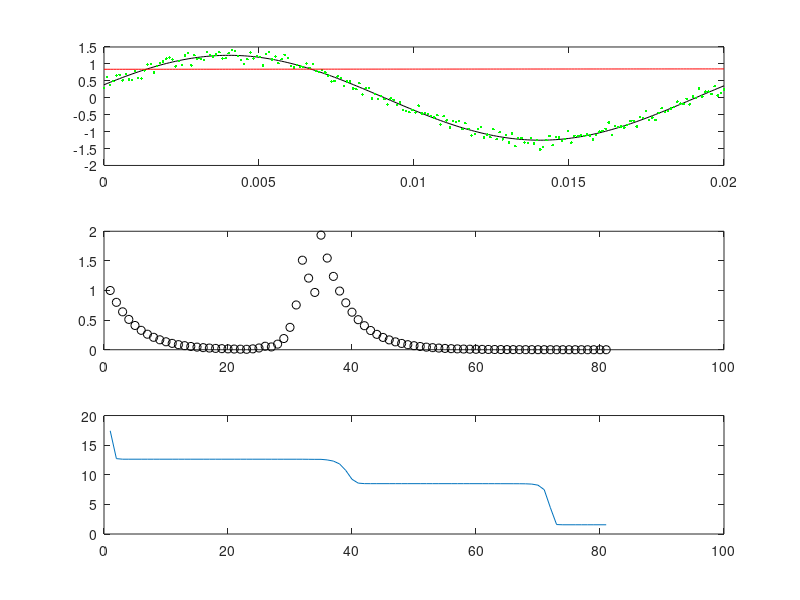

Write MATLAB code to recreate this figure.
clc;
clear;
close all;

file = load("LM01Data.mat");
t = file.t;
y = file.y;

N = 3;
n = 80;
x_t = zeros(N, n + 1);
l = zeros(n, 1);
l(1) = 1.0;

alfa_f = @(x) x(2)*t + x(3);
dj_f = @(x) [sin(alfa_f(x)), x(1) * t .* cos(alfa_f(x)), x(1) * cos(alfa_f(x))];
f_f = @(x) x(1) * sin(alfa_f(x)) - y;

x_t(:, 1) = ones(N, 1);
x_new = zeros(N, 1);
k = 1;
while k <= n
    x = x_t(:, k);
    j = dj_f(x);
    f = f_f(x);
    inv([j' * j + l(k) * eye(N)])
    inv([j' * j + l(k) * eye(N)]) * j'
    inv([j' * j + l(k) * eye(N)]) * j' * f
    x_new = x - inv([j' * j + l(k) * eye(N)]) * j' * f;
    x_new

    if norm(f_f(x_new), 2) < norm(f_f(x), 2)
        l(k + 1) = 0.8 * l(k);
    else
        l(k + 1) = 2 * l(k);
        x_new = x;
    end
    x_t(:, k + 1) = x_new;
    k = k + 1;
end

x_start = x_t(:, 1);
y_start = x_start(1) * sin(x_start(2) * t + x_start(3));
x_end = x_t(:, end);
y_end = x_end(1) * sin(x_end(2) * t + x_end(3));
k_v = (1:k);

subplot(3,1,1);
plot(t, y_end, 'black');
hold on;
plot(t, y, '.g');
plot(t, y_start, 'red');

subplot(3,1,2);
plot(k_v, l, 'oblack');

subplot(3,1,3)
f = zeros(k, 1);
for i = 1:k 
    f(i) = norm(f_f(x_t(:, i)), 2);
end
plot(k_v, f);
